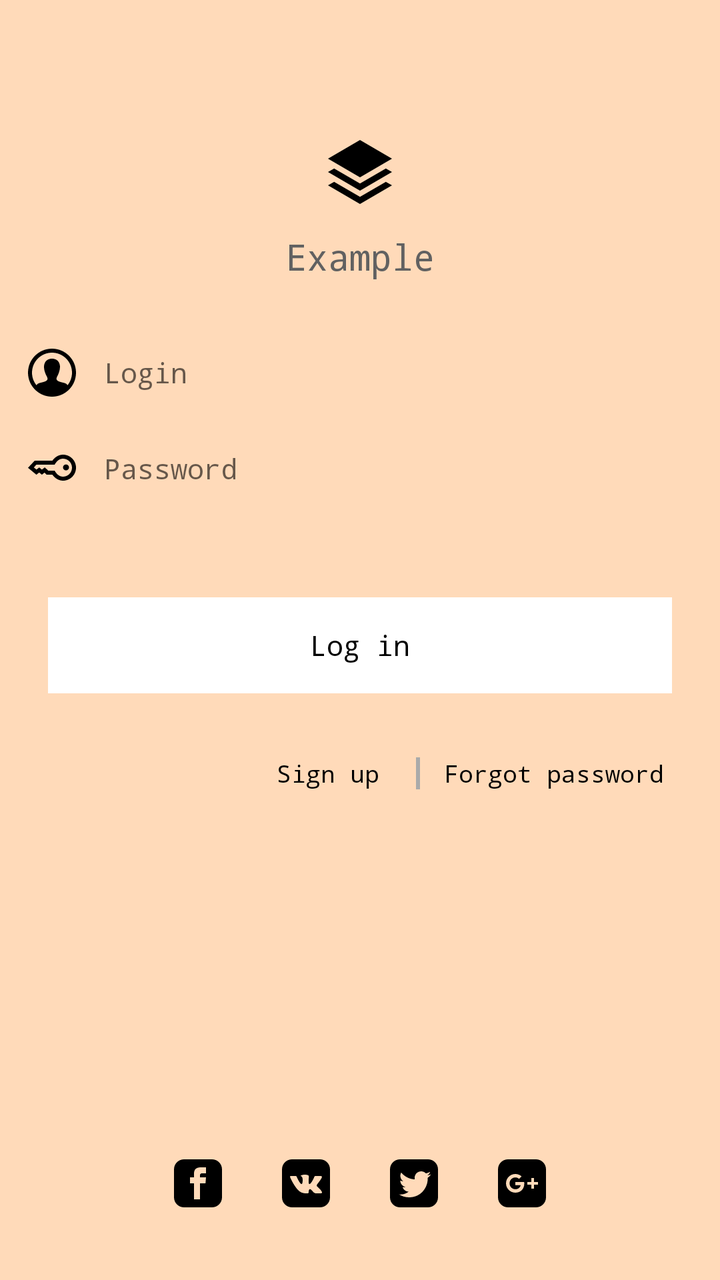
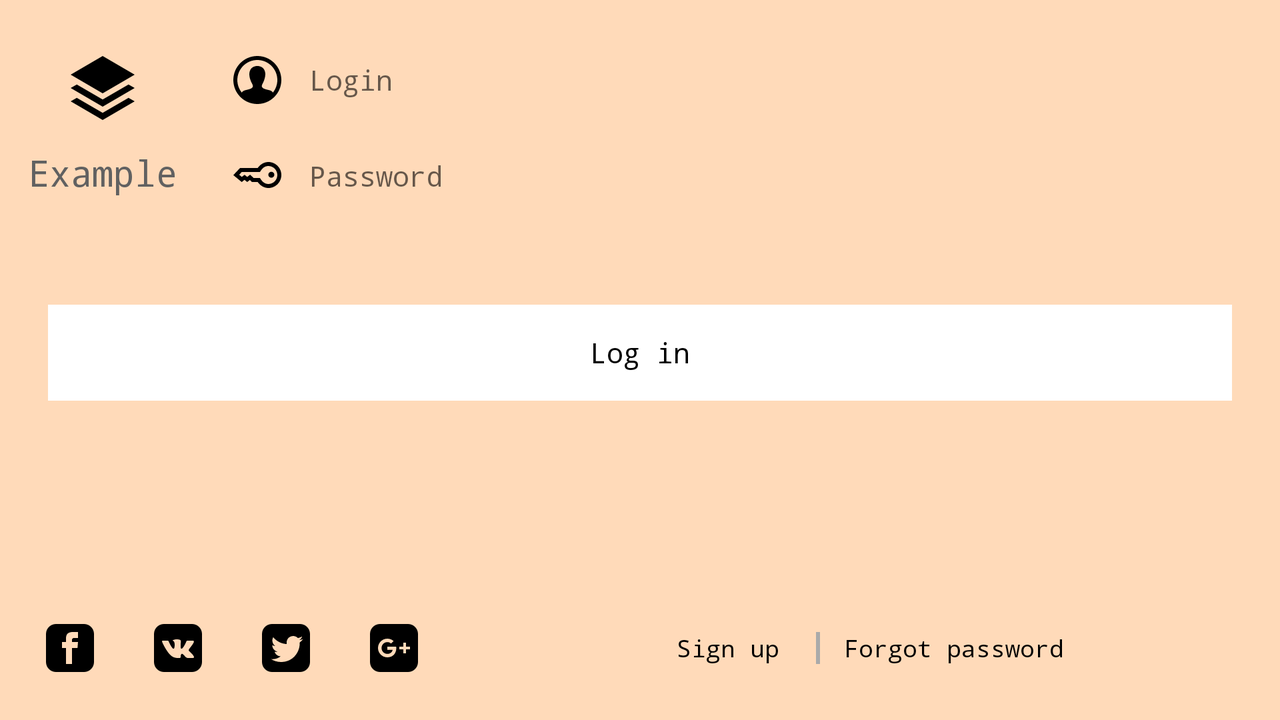

One screen, two layout resources from the same app: the default and the repository's alternative for another configuration. Each is rendered where Android would select it; the XML of both is given below.
<!-- AndroidManifest.xml: application theme Theme.AppCompat.Light.NoActionBar -->
<!-- res/layout/activity_security.xml -->
<?xml version="1.0" encoding="utf-8"?>

<android.support.constraint.ConstraintLayout
    xmlns:android="http://schemas.android.com/apk/res/android"
    xmlns:app="http://schemas.android.com/apk/res-auto"
    android:layout_width="match_parent"
    android:layout_height="match_parent"
    android:background="@color/background"
    >

    <android.support.constraint.ConstraintLayout
        android:id="@+id/layout_header"
        android:layout_width="wrap_content"
        android:layout_height="wrap_content"
        android:layout_marginTop="50dp"
        app:layout_constraintTop_toTopOf="parent"
        app:layout_constraintStart_toStartOf="parent"
        app:layout_constraintEnd_toEndOf="parent"
        >

        <include layout="@layout/header_layout" />

    </android.support.constraint.ConstraintLayout>


    <LinearLayout
        android:id="@+id/layout_input"
        android:layout_width="match_parent"
        android:layout_height="wrap_content"
        android:orientation="vertical"
        android:layout_marginTop="16dp"
        app:layout_constraintTop_toBottomOf="@id/layout_header"
        app:layout_constraintStart_toStartOf="parent"
        app:layout_constraintEnd_toEndOf="parent"
        >

        <LinearLayout
            android:layout_width="match_parent"
            android:layout_height="wrap_content"
            android:orientation="horizontal"
            android:padding="4dp"
            >

            <ImageButton
                style="@style/ItemIcon"
                android:id="@+id/login_icon"
                android:src="@drawable/login_black_24dp"
                android:contentDescription="@null"
                />

            <EditText
                style="@style/ItemEditText"
                android:id="@+id/login_input"
                android:hint="@string/login"
                android:inputType="text"
                />

        </LinearLayout>

        <LinearLayout
            android:layout_width="match_parent"
            android:layout_height="wrap_content"
            android:orientation="horizontal"
            android:padding="4dp"
            >

            <ImageButton
                style="@style/ItemIcon"
                android:id="@+id/password_icon"
                android:src="@drawable/password_black_24dp"
                android:contentDescription="@null"
                />

            <EditText
                style="@style/ItemEditText"
                android:id="@+id/password_input"
                android:hint="@string/password"
                android:inputType="textPassword"
                />

        </LinearLayout>

        <TextView
            style="@style/Message"
            android:id="@+id/log_in_message"
            android:text="@string/message_error"
            />

    </LinearLayout>


    <Button
        style="@style/MainButton"
        android:id="@+id/log_in"
        android:text="@string/button_log_in"
        app:layout_constraintTop_toBottomOf="@id/layout_input"
        app:layout_constraintStart_toStartOf="parent"
        app:layout_constraintEnd_toEndOf="parent"
        android:layout_marginStart="24dp"
        android:layout_marginEnd="24dp"
        android:layout_marginTop="24dp"
        android:layout_marginBottom="16dp"
        />


    <LinearLayout
        android:orientation="horizontal"
        android:id="@+id/layout_buttons"
        android:layout_marginTop="16dp"
        android:layout_marginBottom="16dp"
        android:layout_marginStart="16dp"
        android:layout_marginEnd="16dp"
        app:layout_constraintTop_toBottomOf="@id/log_in"
        app:layout_constraintEnd_toEndOf="parent"
        android:layout_width="wrap_content"
        android:layout_height="wrap_content"
        >

        <Button
            style="@style/SecondaryButton"
            android:id="@+id/sign_up"
            android:text="@string/button_sign_up"
            android:layout_width="wrap_content"
            android:layout_height="wrap_content" />

        <View
            style="@style/VerticalSeparator"
            android:layout_height="16dp"
            android:layout_gravity="center_vertical"
            />

        <Button
            style="@style/SecondaryButton"
            android:id="@+id/forgot_password"
            android:text="@string/button_forgot_password"
            android:layout_width="wrap_content"
            android:layout_height="wrap_content" />

    </LinearLayout>


    <LinearLayout
        android:layout_width="wrap_content"
        android:layout_height="wrap_content"
        android:orientation="horizontal"
        android:layout_marginBottom="20dp"
        android:layout_marginStart="20dp"
        android:layout_marginEnd="20dp"
        android:layout_marginTop="12dp"
        app:layout_constraintTop_toBottomOf="@id/layout_buttons"
        app:layout_constraintBottom_toBottomOf="parent"
        app:layout_constraintVertical_bias="0.99"
        app:layout_constraintStart_toStartOf="parent"
        app:layout_constraintEnd_toEndOf="parent"
        >

        <ImageButton
            style="@style/ShareIcon"
            android:id="@+id/facebook"
            android:src="@drawable/facebook_black_24dp"
            android:contentDescription="@null"
            />

        <ImageButton
            style="@style/ShareIcon"
            android:id="@+id/vk"
            android:src="@drawable/vk_black_24dp"
            android:contentDescription="@null"
            />

        <ImageButton
            style="@style/ShareIcon"
            android:id="@+id/twitter"
            android:src="@drawable/twitter_black_24dp"
            android:contentDescription="@null"
            />

        <ImageButton
            style="@style/ShareIcon"
            android:id="@+id/google"
            android:src="@drawable/google_black_24dp"
            android:contentDescription="@null"
            />

    </LinearLayout>



</android.support.constraint.ConstraintLayout>
<!-- res/layout/header_layout.xml (included above) -->
<?xml version="1.0" encoding="utf-8"?>


<android.support.constraint.ConstraintLayout
    style="@style/LogoLayout"
    android:layout_width="wrap_content"
    android:layout_height="wrap_content"
    android:layout_margin="16dp"
    android:padding="6dp"
    xmlns:android="http://schemas.android.com/apk/res/android"
    xmlns:app="http://schemas.android.com/apk/res-auto"
    >

    <ImageButton
        style="@style/LogoIcon"
        android:id="@+id/logo_icon"
        android:src="@drawable/logo_icon_black_32dp"
        app:layout_constraintTop_toTopOf="parent"
        app:layout_constraintStart_toStartOf="parent"
        app:layout_constraintEnd_toEndOf="parent"
        android:contentDescription="@null"
        android:tag="false"
        />

    <TextView
        style="@style/LogoTitle"
        android:id="@+id/logo_title"
        app:layout_constraintTop_toBottomOf="@id/logo_icon"
        app:layout_constraintStart_toStartOf="parent"
        app:layout_constraintEnd_toEndOf="parent"

        />

</android.support.constraint.ConstraintLayout>
<!-- resources referenced by this layout -->
<resources>
  <color name="background">#ffdab9</color>
  <!-- drawable logo_icon_black_32dp (drawable) -->
  <vector android:height="32dp" android:viewportHeight="24"
      android:viewportWidth="24" android:width="32dp" xmlns:android="http://schemas.android.com/apk/res/android">
      <path android:fillColor="#FF000000" android:pathData="M21.698,10.658l2.302,1.342 -12.002,7 -11.998,-7 2.301,-1.342 9.697,5.658 9.7,-5.658zM11.998,21.315l-9.697,-5.658 -2.301,1.343 11.998,7 12.002,-7 -2.302,-1.342 -9.7,5.657zM24,7l-12.002,-7 -11.998,7 11.998,7 12.002,-7z"/>
  </vector>
  <string name="button_forgot_password">Forgot password</string>
  <string name="button_log_in">Log in</string>
  <string name="button_sign_up">Sign up</string>
  <string name="login">Login</string>
  <string name="message_error">Wrong login or password, try again!</string>
  <string name="password">Password</string>
  <style name="ItemIcon">
          <item name="android:layout_width">40dp</item>
          <item name="android:layout_height">40dp</item>
          <item name="android:background">@drawable/ripple</item>
          <item name="android:layout_marginStart">2dp</item>
          <item name="android:layout_marginEnd">2dp</item>
      </style>
  <style name="LogoIcon">
          <item name="android:layout_width">@dimen/indicator_size</item>
          <item name="android:layout_height">@dimen/indicator_size</item>
          <item name="android:background">@android:color/transparent</item>
      </style>
  <style name="LogoLayout">
          <item name="android:layout_width">wrap_content</item>
          <item name="android:layout_height">wrap_content</item>
          <item name="android:background">@drawable/ripple</item>
          <item name="android:focusable">true</item>
          <item name="android:clickable">true</item>
      </style>
  <style name="LogoTitle">
          <item name="android:layout_width">wrap_content</item>
          <item name="android:layout_height">wrap_content</item>
          <item name="android:text">@string/logo_title</item>
          <item name="android:textSize">18sp</item>
          <item name="android:textColor">@color/logo_title_text_color</item>
          <item name="android:typeface">monospace</item>
      </style>
  <style name="ShareIcon">
          <item name="android:layout_width">50dp</item>
          <item name="android:layout_height">50dp</item>
          <item name="android:background">@drawable/ripple</item>
          <item name="android:layout_margin">2dp</item>
      </style>
  <style name="VerticalSeparator">
          <item name="android:layout_width">2dp</item>
          <item name="android:layout_height">match_parent</item>
          <item name="android:layout_marginTop">8dp</item>
          <item name="android:layout_marginBottom">8dp</item>
          <item name="android:background">@color/separator_color</item>
      </style>
  
  
  
  
  
  
  
      //dialog
  <dimen name="indicator_size">60dp</dimen>
  <string name="logo_title">Example</string>
  <color name="logo_title_text_color">#616161</color>
  <color name="main_button_text_color">#000</color>
  <!-- drawable log_in (drawable) -->
  <?xml version="1.0" encoding="utf-8"?>
  
  <ripple xmlns:android="http://schemas.android.com/apk/res/android"
      android:color="@color/main_button_ripple">
      <item android:id="@android:id/background">
          <shape android:shape="rectangle">
              <solid android:color="@color/main_button_solid"/>
          </shape>
      </item>
  </ripple>
  <color name="secondary_button_text_color">#000</color>
  <color name="separator_color">@android:color/darker_gray</color>
  <color name="icon_ripple">@android:color/white</color>
  <dimen name="indicator_corner">10dp</dimen>
  <color name="main_button_ripple">#e0e0e0</color>
  <color name="main_button_solid">#fff</color>
</resources>
<!-- res/layout-land/activity_security.xml (the repository's variant of the layout above) -->
<!-- drawn on the phone turned sideways -->
<?xml version="1.0" encoding="utf-8"?>

<android.support.constraint.ConstraintLayout
    xmlns:android="http://schemas.android.com/apk/res/android"
    xmlns:app="http://schemas.android.com/apk/res-auto"
    android:layout_width="match_parent"
    android:layout_height="match_parent"
    android:background="@color/background"
    >

    <LinearLayout
        android:id="@+id/layout_landscape_main"
        android:orientation="horizontal"
        android:layout_width="match_parent"
        android:layout_height="wrap_content"
        android:gravity="center_vertical"
        android:padding="8dp"
        >

        <android.support.constraint.ConstraintLayout
            android:id="@+id/layout_header"
            android:layout_gravity="start|top"
            android:layout_width="wrap_content"
            android:layout_height="wrap_content"
            >

            <include layout="@layout/header_layout"/>

        </android.support.constraint.ConstraintLayout>


        <LinearLayout
            android:id="@+id/layout_input"
            android:layout_width="match_parent"
            android:layout_height="wrap_content"
            android:orientation="vertical"
            android:layout_gravity="center_vertical|start"
            android:padding="8dp"
            >

            <LinearLayout
                android:layout_width="match_parent"
                android:layout_height="wrap_content"
                android:orientation="horizontal"
                android:padding="4dp"
                >

                <ImageButton
                    style="@style/ItemIcon"
                    android:id="@+id/login_icon"
                    android:src="@drawable/login_black_24dp"
                    android:contentDescription="@null"
                    />

                <EditText
                    style="@style/ItemEditText"
                    android:id="@+id/login_input"
                    android:hint="@string/login"
                    android:inputType="text"
                    />

            </LinearLayout>

            <LinearLayout
                android:layout_width="match_parent"
                android:layout_height="wrap_content"
                android:orientation="horizontal"
                android:padding="4dp"
                >

                <ImageButton
                    style="@style/ItemIcon"
                    android:id="@+id/password_icon"
                    android:src="@drawable/password_black_24dp"
                    android:contentDescription="@null"
                    />

                <EditText
                    style="@style/ItemEditText"
                    android:id="@+id/password_input"
                    android:hint="@string/password"
                    android:inputType="textPassword"
                    />

            </LinearLayout>

            <TextView
                style="@style/Message"
                android:id="@+id/log_in_message"
                android:text="@string/message_error"
                />

        </LinearLayout>

    </LinearLayout>


    <Button
        style="@style/MainButton"
        android:id="@+id/log_in"
        android:text="@string/button_log_in"
        app:layout_constraintTop_toBottomOf="@id/layout_landscape_main"
        app:layout_constraintStart_toStartOf="parent"
        app:layout_constraintEnd_toEndOf="parent"
        android:layout_marginStart="24dp"
        android:layout_marginEnd="24dp"
        android:layout_marginTop="8dp"
        android:layout_marginBottom="8dp"
        android:layout_width="match_parent"
        android:layout_height="wrap_content"
        />


    <LinearLayout
        android:id="@+id/layout_landscape_secondary"
        android:orientation="horizontal"
        android:layout_width="match_parent"
        android:layout_height="wrap_content"
        app:layout_constraintTop_toBottomOf="@id/log_in"
        app:layout_constraintBottom_toBottomOf="parent"
        app:layout_constraintVertical_bias="0.99"
        app:layout_constraintStart_toStartOf="parent"
        app:layout_constraintEnd_toEndOf="parent"
        android:layout_margin="4dp"
        android:padding="4dp"
        android:baselineAligned="false"
        >


        <LinearLayout
            android:id="@+id/layout_share"
            android:layout_width="0dp"
            android:layout_height="wrap_content"
            android:orientation="horizontal"
            android:layout_gravity="center_vertical|start"
            android:layout_weight="1"
            >

            <ImageButton
                style="@style/ShareIcon"
                android:id="@+id/facebook"
                android:src="@drawable/facebook_black_24dp"
                android:contentDescription="@null"
                />

            <ImageButton
                style="@style/ShareIcon"
                android:id="@+id/vk"
                android:src="@drawable/vk_black_24dp"
                android:contentDescription="@null"
                />

            <ImageButton
                style="@style/ShareIcon"
                android:id="@+id/twitter"
                android:src="@drawable/twitter_black_24dp"
                android:contentDescription="@null"
                />

            <ImageButton
                style="@style/ShareIcon"
                android:id="@+id/google"
                android:src="@drawable/google_black_24dp"
                android:contentDescription="@null"
                />

        </LinearLayout>

        <LinearLayout
            android:orientation="horizontal"
            android:id="@+id/layout_buttons"
            android:layout_width="0dp"
            android:layout_height="wrap_content"
            android:layout_gravity="center_vertical|end"
            android:layout_weight="1"
            >

            <Button
                style="@style/SecondaryButton"
                android:id="@+id/sign_up"
                android:text="@string/button_sign_up"
                android:layout_width="wrap_content"
                android:layout_height="wrap_content"
                />

            <View
                style="@style/VerticalSeparator"
                android:layout_height="16dp"
                android:layout_gravity="center_vertical"
                />

            <Button
                style="@style/SecondaryButton"
                android:id="@+id/forgot_password"
                android:text="@string/button_forgot_password"
                android:layout_width="wrap_content"
                android:layout_height="wrap_content" />

        </LinearLayout>

    </LinearLayout>



</android.support.constraint.ConstraintLayout>
